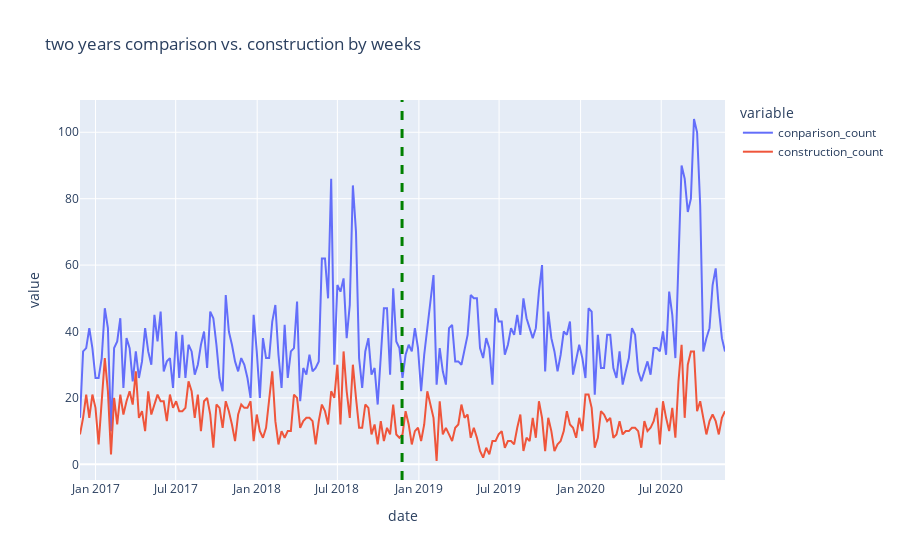

Write notebook code for a chart like this one.
### Code cell
import plotly.express as px

fig = px.line(weekly_frequency, x="date", y=["conparison_count","construction_count"], title='two years comparison vs. construction by weeks')
fig.add_vline(x="2018-11-24", line_width=3, line_dash="dash", line_color="green")
fig.show()

### Figure 1 — Plotly figure (JSON) as saved in the notebook; plotly's stock layout.template omitted (floating-point values rounded to 4 significant figures; data arrays with more than 128 entries replaced by an {"elided": "..."} marker saying what was removed)
{"data": [{"hovertemplate": "variable=conparison_count<br>date=%{x}<br>value=%{y}<extra></extra>", "legendgroup": "conparison_count", "line": {"color": "#636efa", "dash": "solid"}, "marker": {"symbol": "circle"}, "mode": "lines", "name": "conparison_count", "orientation": "v", "showlegend": true, "type": "scatter", "x": {"elided": "209 str values"}, "xaxis": "x", "y": {"elided": "209 int values"}, "yaxis": "y"}, {"hovertemplate": "variable=construction_count<br>date=%{x}<br>value=%{y}<extra></extra>", "legendgroup": "construction_count", "line": {"color": "#EF553B", "dash": "solid"}, "marker": {"symbol": "circle"}, "mode": "lines", "name": "construction_count", "orientation": "v", "showlegend": true, "type": "scatter", "x": {"elided": "209 str values"}, "xaxis": "x", "y": {"elided": "209 int values"}, "yaxis": "y"}], "layout": {"legend": {"title": {"text": "variable"}, "tracegroupgap": 0}, "shapes": [{"line": {"color": "green", "dash": "dash", "width": 3}, "type": "line", "x0": "2018-11-24", "x1": "2018-11-24", "xref": "x", "y0": 0, "y1": 1, "yref": "y domain"}], "title": {"text": "two years comparison vs. construction by weeks"}, "xaxis": {"anchor": "y", "domain": [0, 1], "title": {"text": "date"}}, "yaxis": {"anchor": "x", "domain": [0, 1], "title": {"text": "value"}}}}
